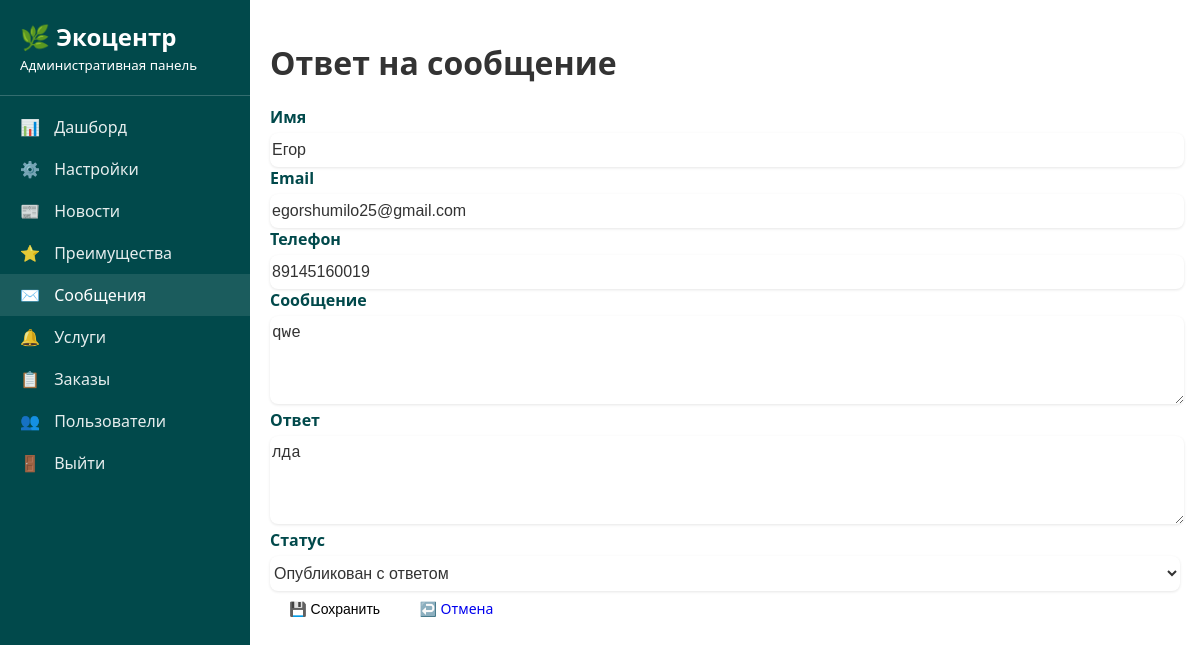
Page /myadmin/contactmessage/3/ (signed in) on the committed database.
### core/models.py (models this page shows, shortened)
class ContactMessage(models.Model):
    STATUS_CHOICES = [
        ('new', 'Новый'),
        ('processed', 'Обработан'),
        ('published', 'Опубликован с ответом'),
    ]
    user = models.ForeignKey(User, on_delete=models.SET_NULL, null=True, blank=True)
    name = models.CharField(max_length=100, verbose_name="Имя")
    email = models.EmailField(verbose_name="Email")
    phone = models.CharField(max_length=20, verbose_name="Телефон", blank=True)
    message = models.TextField(verbose_name="Сообщение")
    answer = models.TextField(verbose_name="Ответ", blank=True)
    status = models.CharField(max_length=20, choices=STATUS_CHOICES, default='new')
    created_at = models.DateTimeField(auto_now_add=True, verbose_name="Дата создания")
    updated_at = models.DateTimeField(auto_now=True, verbose_name="Дата обновления")
    class Meta:
        verbose_name = "Сообщение"
        verbose_name_plural = "Сообщения"
        ordering = ['-created_at']

### custom_admin/views.py (the view)
# urls.py: path('contactmessage/<int:pk>/', views.contact_message_edit, name='admin_contactmessage_edit'),
@staff_required
def contact_message_edit(request, pk):
    instance = get_object_or_404(ContactMessage, pk=pk)
    if request.method == 'POST':
        if 'delete' in request.POST:
            instance.delete()
            return redirect('admin_contactmessage_list')
        form = ContactMessageForm(request.POST, instance=instance)
        if form.is_valid():
            form.save()
            return redirect('admin_contactmessage_list')
    else:
        form = ContactMessageForm(instance=instance)
    return render(request, 'admin/contactmessage/form.html', {'form': form})

### custom_admin/forms.py
class ContactMessageForm(forms.ModelForm):
    class Meta:
        model = ContactMessage
        fields = ['name', 'email', 'phone', 'message', 'answer', 'status']
        widgets = {
            'message': forms.Textarea(attrs={'readonly': 'readonly', 'rows': 4}),
            'answer': forms.Textarea(attrs={'rows': 4}),
        }

### core/context_processors.py (called while the page is built)
def site_settings(request):
    settings = SiteSetting.objects.first()
    return {'settings': settings}

### custom_admin/views.py (called while the page is built)
def staff_required(view_func):
    return user_passes_test(lambda u: u.is_staff)(view_func)

### custom_admin/templates/admin/contactmessage/form.html (shortened to what this page needs)
{% extends "admin/base.html" %}
{% block content %}
<h1 class="text-xl font-semibold mb-4">Ответ на сообщение</h1>
<form method="post" class="space-y-4">
    <div class="grid grid-cols-1 md:grid-cols-2 gap-4">
        <div>
            <label for="id_name">Имя</label>
            {{ form.name }}
        </div>
        <div>
            <label for="id_email">Email</label>
            {{ form.email }}
        </div>
        <div>
            <label for="id_phone">Телефон</label>
            {{ form.phone }}
        </div>
    </div>
    <div>
        <label for="id_message">Сообщение</label>
        {{ form.message }}
    </div>
    <div>
        <label for="id_answer">Ответ</label>
        {{ form.answer }}
    </div>
    <div>
        <label for="id_status">Статус</label>
        {{ form.status }}
    </div>
    <button type="submit" class="btn btn-primary">💾 Сохранить</button>
    <a href="/myadmin/" class="btn btn-secondary">↩️ Отмена</a>
</form>
{% endblock %}

### custom_admin/templates/admin/base.html (style rules this page uses)
form label { font-weight: bold; color: #01494B; }
form input, form select, form textarea { width: 100%; padding-top: 0.5rem; padding-bottom: 0.5rem; margin-top: 5px; border: 1px solid var(--border); border-radius: 8px; font-size: 1rem; background-color: #fff; color: #333; box-shadow: 0 1px 3px rgba(0,0,0,0.1); }
button.btn { background-color: var(--primary); border: none; padding: 0.6rem 1.2rem; color: #000; border-radius: 6px; transition: 0.2s ease-in-out; }
:root { --primary-color: #029297; --secondary-color: #01494b; --bg-color: #ffffff; }
body { font-family: 'Segoe UI', Tahoma, Geneva, Verdana, sans-serif; margin: 0; padding: 0; background-color: var(--bg-color); color: #333; }
.btn { display: inline-block; padding: 8px 16px; border-radius: 4px; text-decoration: none; cursor: pointer; border: none; font-size: 14px; }
.btn-primary { background-color: var(--primary-color); color: white; }

### rows in the picture
ContactMessage: name "Егор", email "egorshumilo25@gmail.com", phone "89145160019", message "qwe", answer "лда", status "Опубликован с ответом"
